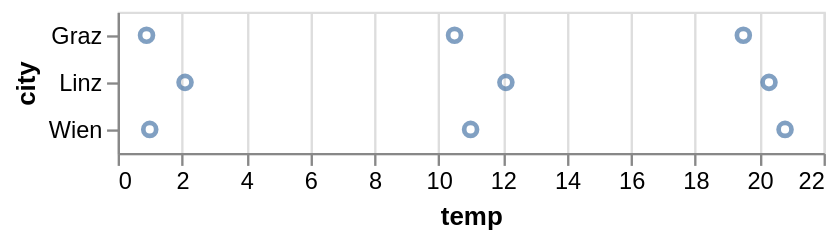

The notebook cell saved with this chart:
### Markdown cell above
Der Datentyp der Spalte `'temp'` wird wieder automatisch von Altair abgeleitet und dieses Mal als *quantitativer* Typ behandelt (d.h. eine reelle Zahl). Wir sehen, dass die Gitterlinien und die entsprechenden Achsentitel ebenfalls automatisch hinzugefügt werden.

Oben haben wir Schlüssel-Wert-Paare mit Schlüsselwortargumenten angegeben (`x='temp'`). Darüber hinaus bietet Altair Konstruktionsmethoden zur Kodierung von Definitionen mit der Syntax `alt.X('temp')`. Diese Alternative ist nützlich, um einer Kodierung mehrere Parameter zu übergeben, wie wir später noch sehen werden:

### Code cell
alt.Chart(df).mark_point().encode(
    alt.X('temp'),
    alt.Y('city')
)

### Figure 1 — Vega-Lite specification as saved in the notebook (floating-point values rounded to 4 significant figures)
{"config": {"view": {"continuousWidth": 300, "continuousHeight": 300}}, "data": {"name": "data-7f41ec7df670bb075c53817f719782ac"}, "mark": {"type": "point"}, "encoding": {"x": {"field": "temp", "type": "quantitative"}, "y": {"field": "city", "type": "nominal"}}, "$schema": "https://vega.github.io/schema/vega-lite/v6.4.1.json", "datasets": {"data-7f41ec7df670bb075c53817f719782ac": [{"city": "Linz", "month": "Apr", "temp": 12.1}, {"city": "Linz", "month": "Aug", "temp": 20.3}, {"city": "Linz", "month": "Dec", "temp": 2.1}, {"city": "Wien", "month": "Apr", "temp": 11.0}, {"city": "Wien", "month": "Aug", "temp": 20.8}, {"city": "Wien", "month": "Dec", "temp": 1.0}, {"city": "Graz", "month": "Apr", "temp": 10.5}, {"city": "Graz", "month": "Aug", "temp": 19.5}, {"city": "Graz", "month": "Dec", "temp": 0.9}]}}
